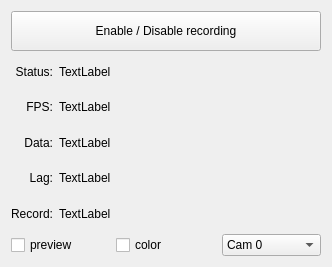
<?xml version="1.0" encoding="UTF-8"?>
<ui version="4.0">
 <class>PluginLadybug</class>
 <widget class="QWidget" name="PluginLadybug">
  <property name="geometry">
   <rect>
    <x>0</x>
    <y>0</y>
    <width>332</width>
    <height>267</height>
   </rect>
  </property>
  <property name="windowTitle">
   <string>Ladybug</string>
  </property>
  <layout class="QVBoxLayout" name="verticalLayout">
   <item>
    <widget class="QPushButton" name="btnEnableRecording">
     <property name="minimumSize">
      <size>
       <width>0</width>
       <height>40</height>
      </size>
     </property>
     <property name="text">
      <string>Enable / Disable recording</string>
     </property>
     <property name="checkable">
      <bool>true</bool>
     </property>
    </widget>
   </item>
   <item>
    <layout class="QHBoxLayout" name="horizontalLayout_2">
     <item>
      <layout class="QGridLayout" name="gridLayout">
       <item row="0" column="0">
        <widget class="QLabel" name="label">
         <property name="text">
          <string>Status:</string>
         </property>
         <property name="alignment">
          <set>Qt::AlignRight|Qt::AlignTrailing|Qt::AlignVCenter</set>
         </property>
        </widget>
       </item>
       <item row="0" column="1">
        <widget class="QLabel" name="lblStatus">
         <property name="sizePolicy">
          <sizepolicy hsizetype="Expanding" vsizetype="Preferred">
           <horstretch>0</horstretch>
           <verstretch>0</verstretch>
          </sizepolicy>
         </property>
         <property name="text">
          <string>TextLabel</string>
         </property>
        </widget>
       </item>
       <item row="1" column="0">
        <widget class="QLabel" name="label_2">
         <property name="text">
          <string>FPS:</string>
         </property>
         <property name="alignment">
          <set>Qt::AlignRight|Qt::AlignTrailing|Qt::AlignVCenter</set>
         </property>
        </widget>
       </item>
       <item row="1" column="1">
        <widget class="QLabel" name="lblFps">
         <property name="sizePolicy">
          <sizepolicy hsizetype="Expanding" vsizetype="Preferred">
           <horstretch>0</horstretch>
           <verstretch>0</verstretch>
          </sizepolicy>
         </property>
         <property name="text">
          <string>TextLabel</string>
         </property>
        </widget>
       </item>
       <item row="2" column="0">
        <widget class="QLabel" name="label_4">
         <property name="text">
          <string>Data:</string>
         </property>
         <property name="alignment">
          <set>Qt::AlignRight|Qt::AlignTrailing|Qt::AlignVCenter</set>
         </property>
        </widget>
       </item>
       <item row="2" column="1">
        <widget class="QLabel" name="lblData">
         <property name="sizePolicy">
          <sizepolicy hsizetype="Expanding" vsizetype="Preferred">
           <horstretch>0</horstretch>
           <verstretch>0</verstretch>
          </sizepolicy>
         </property>
         <property name="text">
          <string>TextLabel</string>
         </property>
        </widget>
       </item>
       <item row="3" column="0">
        <widget class="QLabel" name="label_5">
         <property name="text">
          <string>Lag:</string>
         </property>
         <property name="alignment">
          <set>Qt::AlignRight|Qt::AlignTrailing|Qt::AlignVCenter</set>
         </property>
        </widget>
       </item>
       <item row="3" column="1">
        <widget class="QLabel" name="lblLag">
         <property name="text">
          <string>TextLabel</string>
         </property>
        </widget>
       </item>
       <item row="4" column="0">
        <widget class="QLabel" name="label_3">
         <property name="text">
          <string>Record:</string>
         </property>
         <property name="alignment">
          <set>Qt::AlignRight|Qt::AlignTrailing|Qt::AlignVCenter</set>
         </property>
        </widget>
       </item>
       <item row="4" column="1">
        <widget class="QLabel" name="lblRecord">
         <property name="sizePolicy">
          <sizepolicy hsizetype="Expanding" vsizetype="Preferred">
           <horstretch>0</horstretch>
           <verstretch>0</verstretch>
          </sizepolicy>
         </property>
         <property name="text">
          <string>TextLabel</string>
         </property>
        </widget>
       </item>
      </layout>
     </item>
     <item>
      <widget class="LadybugPreview" name="widgetPreview" native="true">
       <property name="sizePolicy">
        <sizepolicy hsizetype="Expanding" vsizetype="Expanding">
         <horstretch>0</horstretch>
         <verstretch>0</verstretch>
        </sizepolicy>
       </property>
      </widget>
     </item>
    </layout>
   </item>
   <item>
    <layout class="QHBoxLayout" name="horizontalLayout">
     <item>
      <widget class="QCheckBox" name="chkPreview">
       <property name="text">
        <string>preview</string>
       </property>
      </widget>
     </item>
     <item>
      <widget class="QCheckBox" name="chkColor">
       <property name="text">
        <string>color</string>
       </property>
      </widget>
     </item>
     <item>
      <widget class="QComboBox" name="cboCamera">
       <item>
        <property name="text">
         <string>Cam 0</string>
        </property>
       </item>
       <item>
        <property name="text">
         <string>Cam 1</string>
        </property>
       </item>
       <item>
        <property name="text">
         <string>Cam 2</string>
        </property>
       </item>
       <item>
        <property name="text">
         <string>Cam 3</string>
        </property>
       </item>
       <item>
        <property name="text">
         <string>Cam 4</string>
        </property>
       </item>
       <item>
        <property name="text">
         <string>Cam 5</string>
        </property>
       </item>
      </widget>
     </item>
    </layout>
   </item>
  </layout>
 </widget>
 <customwidgets>
  <customwidget>
   <class>LadybugPreview</class>
   <extends>QWidget</extends>
   <header>LadybugPreview.h</header>
   <container>1</container>
  </customwidget>
 </customwidgets>
 <tabstops>
  <tabstop>btnEnableRecording</tabstop>
  <tabstop>chkPreview</tabstop>
  <tabstop>cboCamera</tabstop>
 </tabstops>
 <resources/>
 <connections/>
</ui>
